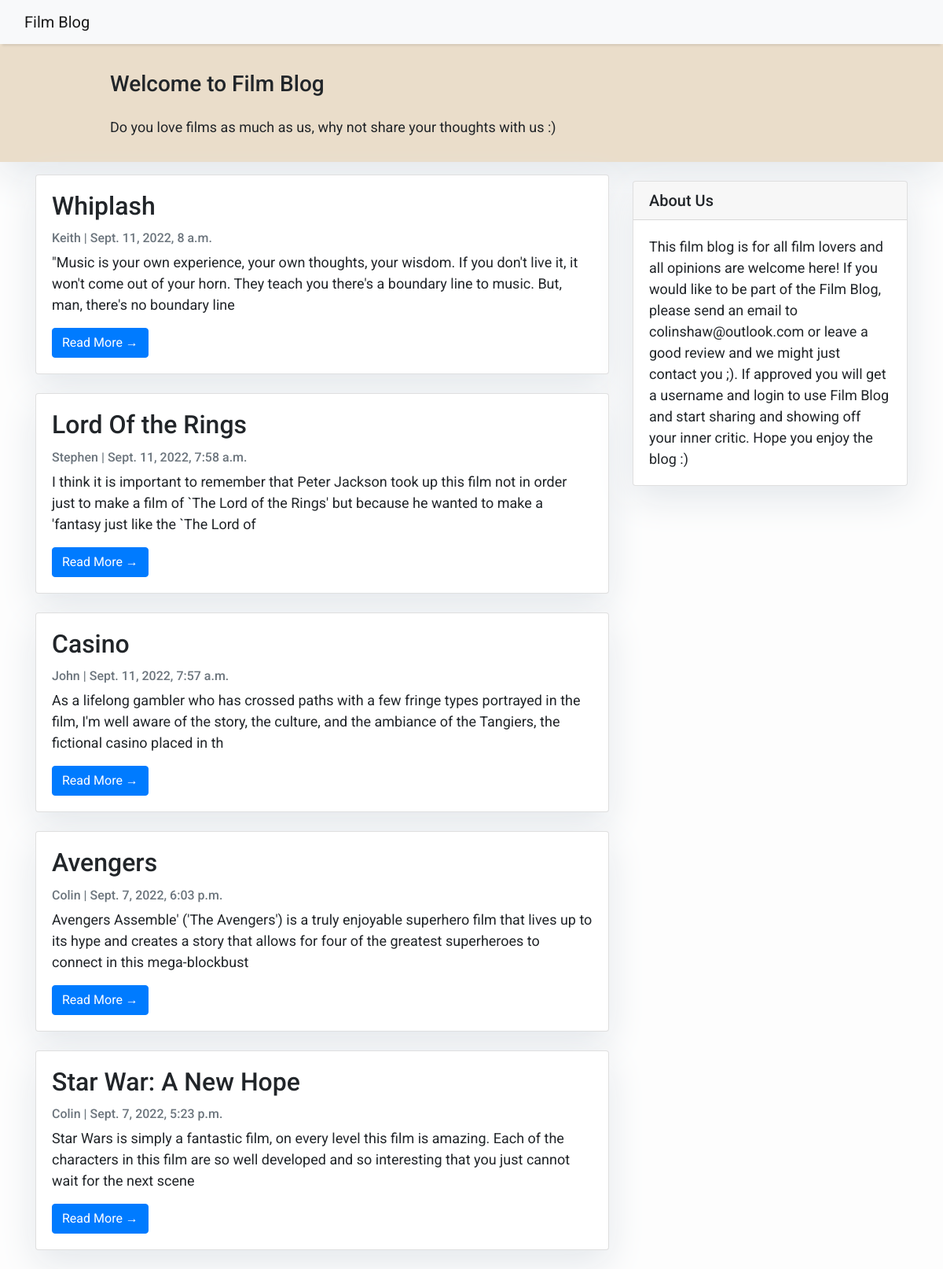
The page / on the database its author committed.
### blog/models.py (models this page shows, shortened)
class Post(models.Model):
    film_title = models.CharField(max_length=200, unique=True, null=True)
    slug = models.SlugField(max_length=200, unique=True, null=True)
    blogger = models.ForeignKey(User, on_delete=models.CASCADE, related_name='blog_posts', null=True)
    director = models.CharField(max_length=200, unique=True, null=True)
    actor = models.CharField(max_length=200, unique=True, null=True)
    updated_on = models.DateTimeField(auto_now=True, null=True)
    content = models.TextField()
    created_on = models.DateTimeField(auto_now_add=True, null=True)
    status = models.IntegerField(choices=STATUS, default=0)
    likes = models.ManyToManyField(User, related_name='blog_likes')
    class Meta:
        ordering = ['-created_on']

### blog/views.py (the view)
# urls.py: path('', views.ListPost.as_view(), name='home'),
class ListPost(generic.ListView):
    queryset = Post.objects.filter(status=1).order_by('-created_on')
    template_name = 'index.html'

### blog/templates/index.html (shortened to what this page needs)
{% extends "base.html" %}
{% block content %}
<header class="masthead">
    <div class="container">
        <div class="row">
            <div class=" col-md-8 col-md-10 mx-auto">
                <div class="site-heading">
                    <h3 class=" site-heading my-4 mt-3 text-black"> Welcome to Film Blog </h3>
                    <p class="text-black">Do you love films as much as us, why not share your thoughts with us :) &nbsp
                    </p>
                </div>
            </div>
        </div>
    </div>
</header>
<div class="container">
    <div class="row">
        <div class="col-md-8 mt-3 left">
            {% for post in post_list %}
            <div class="card mb-4">
                <div class="card-body">
                    <h2 class="card-title">{{ post.film_title }}</h2>
                    <p class="card-text text-muted h6">{{ post.blogger }} | {{ post.created_on}} </p>
                    <p class="card-text">{{post.content|slice:":200" }}</p>
                    <a href="{% url 'details_post' post.slug  %}" class="btn btn-primary">Read More &rarr;</a>
                </div>
            </div>
            {% endfor %}
        </div>
        {% block about %} {% include 'about.html' %} {% endblock about %}
    </div>
</div>
{%endblock%}

### blog/templates/base.html (shortened to what this page needs)
<!DOCTYPE html>
<html lang="en">
<head>
    <link rel="stylesheet" href="https://maxcdn.bootstrapcdn.com/bootstrap/4.0.0/css/bootstrap.min.css"
 />
</head>
<body>
    <nav class="navbar navbar-expand-lg navbar-light bg-light shadow" id="mainNav">
        <div class="container-fluid">
            <a class="navbar-brand" href="{% url 'home' %}">Film Blog</a>
        </div>
    </nav>
    {% block content %}{% endblock content %}
</body>
</html>

### blog/templates/about.html (shortened to what this page needs)
{% block sidebar %}
<div class="col-md-4 float-right ">
    <div class="card my-4">
        <h5 class="card-header">About Us</h5>
        <div class="card-body">
            <p class="card-text"> This film blog is for all film lovers and all opinions  are welcome here! If you would
                like to be part of the Film Blog, please send an email to colinshaw@outlook.com or leave a good review
                and we might just contact you ;). If approved you will
                get a username and login to use Film Blog and start sharing and showing off your inner critic. Hope you
                enjoy the blog :)
            </p>
        </div>
    </div>
</div>
{% endblock sidebar %}

### blog/templates/base.html (style rules this page uses)
body { font-family: "Roboto", sans-serif; font-size: 20px; background-color: #808080; }
.shadow { box-shadow: 0 5px 3px -3px rgba(0, 0, 0, 0.1); }
.masthead { background: #EADDCA; height: auto; padding-bottom: 15px; box-shadow: 0 16px 48px #E3E7EB; padding-top: 10px; }

### blog/templates/index.html (style rules this page uses)
body { font-family: "Roboto", sans-serif; font-size: 18px; background-color: #fdfdfd; }
.card { box-shadow: 0 16px 48px #A9A9A9; }

### blog/templates/about.html (style rules this page uses)
.card { box-shadow: 0 16px 48px #E3E7EB; }

### rows shown on the page
Post: film_title "Whiplash", blogger "Keith", created_on "Sept. 11, 2022, 8 a.m.", content "\"Music is your own experience, your own thoughts, your wisdom. If you don't live it, it won't come out of your horn. They teach you there's a boundary line to music. But, man, there's no boundary line"
Post: film_title "Lord Of the Rings", blogger "Stephen", created_on "Sept. 11, 2022, 7:58 a.m.", content "I think it is important to remember that Peter Jackson took up this film not in order just to make a film of `The Lord of the Rings' but because he wanted to make a 'fantasy just like the `The Lord of"
Post: film_title "Casino", blogger "John", created_on "Sept. 11, 2022, 7:57 a.m.", content "As a lifelong gambler who has crossed paths with a few fringe types portrayed in the film, I'm well aware of the story, the culture, and the ambiance of the Tangiers, the fictional casino placed in th"
Post: film_title "Avengers", blogger "Colin", created_on "Sept. 7, 2022, 6:03 p.m.", content "Avengers Assemble' ('The Avengers') is a truly enjoyable superhero film that lives up to its hype and creates a story that allows for four of the greatest superheroes to connect in this mega-blockbust"
Post: film_title "Star War: A New Hope", blogger "Colin", created_on "Sept. 7, 2022, 5:23 p.m.", content "Star Wars is simply a fantastic film, on every level this film is amazing. Each of the characters in this film are so well developed and so interesting that you just cannot wait for the next scene"
